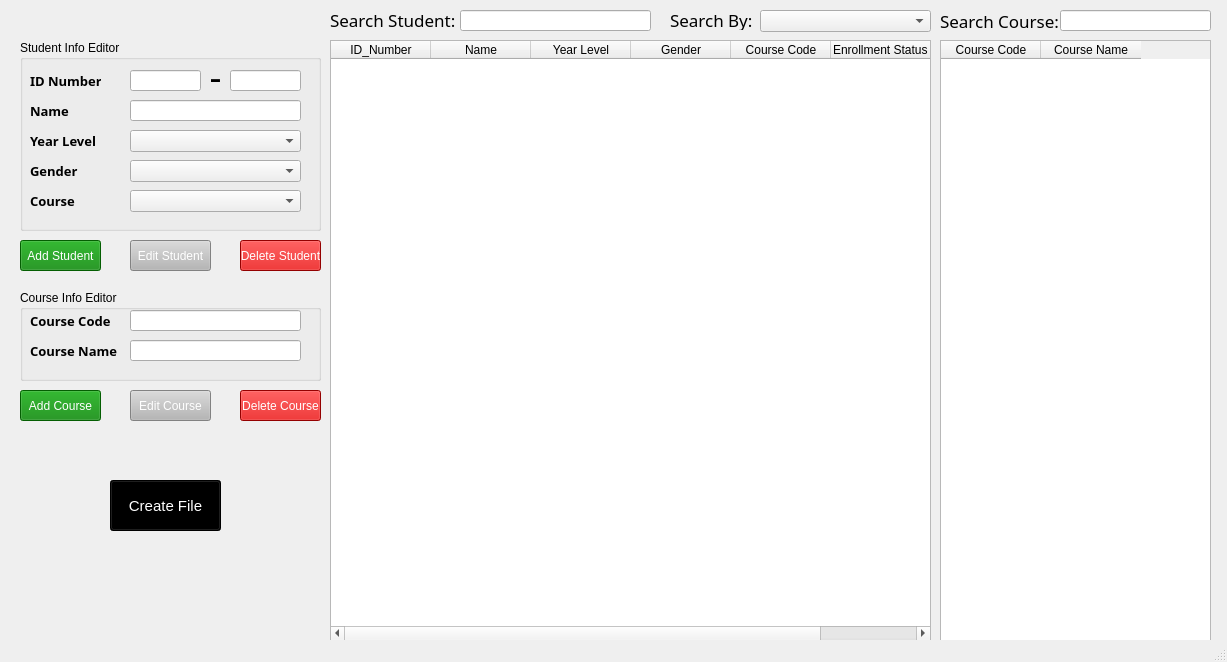
<?xml version="1.0" encoding="UTF-8"?>
<ui version="4.0">
 <class>MainWindow</class>
 <widget class="QMainWindow" name="MainWindow">
  <property name="geometry">
   <rect>
    <x>0</x>
    <y>0</y>
    <width>1227</width>
    <height>662</height>
   </rect>
  </property>
  <property name="windowTitle">
   <string>MainWindow</string>
  </property>
  <widget class="QWidget" name="centralwidget">
   <widget class="QGroupBox" name="studentInfoEditor">
    <property name="geometry">
     <rect>
      <x>20</x>
      <y>40</y>
      <width>301</width>
      <height>191</height>
     </rect>
    </property>
    <property name="title">
     <string>Student Info Editor</string>
    </property>
    <widget class="QLabel" name="idNumberLabel">
     <property name="enabled">
      <bool>true</bool>
     </property>
     <property name="geometry">
      <rect>
       <x>10</x>
       <y>30</y>
       <width>71</width>
       <height>21</height>
      </rect>
     </property>
     <property name="font">
      <font>
       <family>Ebrima</family>
       <pointsize>10</pointsize>
       <weight>75</weight>
       <bold>true</bold>
      </font>
     </property>
     <property name="mouseTracking">
      <bool>false</bool>
     </property>
     <property name="text">
      <string>ID Number</string>
     </property>
    </widget>
    <widget class="QLabel" name="nameLabel">
     <property name="enabled">
      <bool>true</bool>
     </property>
     <property name="geometry">
      <rect>
       <x>10</x>
       <y>60</y>
       <width>41</width>
       <height>21</height>
      </rect>
     </property>
     <property name="font">
      <font>
       <family>Ebrima</family>
       <pointsize>10</pointsize>
       <weight>75</weight>
       <bold>true</bold>
      </font>
     </property>
     <property name="mouseTracking">
      <bool>false</bool>
     </property>
     <property name="text">
      <string>Name</string>
     </property>
    </widget>
    <widget class="QLabel" name="yearLabel">
     <property name="enabled">
      <bool>true</bool>
     </property>
     <property name="geometry">
      <rect>
       <x>10</x>
       <y>90</y>
       <width>71</width>
       <height>21</height>
      </rect>
     </property>
     <property name="font">
      <font>
       <family>Ebrima</family>
       <pointsize>10</pointsize>
       <weight>75</weight>
       <bold>true</bold>
      </font>
     </property>
     <property name="mouseTracking">
      <bool>false</bool>
     </property>
     <property name="text">
      <string>Year Level</string>
     </property>
    </widget>
    <widget class="QLabel" name="coursePick">
     <property name="enabled">
      <bool>true</bool>
     </property>
     <property name="geometry">
      <rect>
       <x>10</x>
       <y>150</y>
       <width>81</width>
       <height>21</height>
      </rect>
     </property>
     <property name="font">
      <font>
       <family>Ebrima</family>
       <pointsize>10</pointsize>
       <weight>75</weight>
       <bold>true</bold>
      </font>
     </property>
     <property name="mouseTracking">
      <bool>false</bool>
     </property>
     <property name="text">
      <string>Course</string>
     </property>
    </widget>
    <widget class="QLabel" name="genderLabel">
     <property name="enabled">
      <bool>true</bool>
     </property>
     <property name="geometry">
      <rect>
       <x>10</x>
       <y>120</y>
       <width>51</width>
       <height>21</height>
      </rect>
     </property>
     <property name="font">
      <font>
       <family>Ebrima</family>
       <pointsize>10</pointsize>
       <weight>75</weight>
       <bold>true</bold>
      </font>
     </property>
     <property name="mouseTracking">
      <bool>false</bool>
     </property>
     <property name="text">
      <string>Gender</string>
     </property>
    </widget>
    <widget class="QLineEdit" name="idNumberInput">
     <property name="geometry">
      <rect>
       <x>110</x>
       <y>30</y>
       <width>71</width>
       <height>21</height>
      </rect>
     </property>
    </widget>
    <widget class="QLineEdit" name="nameInput">
     <property name="geometry">
      <rect>
       <x>110</x>
       <y>60</y>
       <width>171</width>
       <height>21</height>
      </rect>
     </property>
    </widget>
    <widget class="QComboBox" name="coursePicker">
     <property name="geometry">
      <rect>
       <x>110</x>
       <y>150</y>
       <width>171</width>
       <height>22</height>
      </rect>
     </property>
    </widget>
    <widget class="QComboBox" name="yearLevelPicker">
     <property name="geometry">
      <rect>
       <x>110</x>
       <y>90</y>
       <width>171</width>
       <height>22</height>
      </rect>
     </property>
    </widget>
    <widget class="QComboBox" name="genderPicker">
     <property name="geometry">
      <rect>
       <x>110</x>
       <y>120</y>
       <width>171</width>
       <height>22</height>
      </rect>
     </property>
    </widget>
    <widget class="QLineEdit" name="idNumberInput_2">
     <property name="geometry">
      <rect>
       <x>210</x>
       <y>30</y>
       <width>71</width>
       <height>21</height>
      </rect>
     </property>
    </widget>
    <widget class="QLabel" name="hypen">
     <property name="geometry">
      <rect>
       <x>180</x>
       <y>10</y>
       <width>31</width>
       <height>51</height>
      </rect>
     </property>
     <property name="font">
      <font>
       <family>Ebrima</family>
       <pointsize>28</pointsize>
      </font>
     </property>
     <property name="text">
      <string>&lt;html&gt;&lt;head/&gt;&lt;body&gt;&lt;p align=&quot;center&quot;&gt;-&lt;/p&gt;&lt;/body&gt;&lt;/html&gt;</string>
     </property>
    </widget>
   </widget>
   <widget class="QGroupBox" name="courseInfoEditor">
    <property name="geometry">
     <rect>
      <x>20</x>
      <y>290</y>
      <width>301</width>
      <height>91</height>
     </rect>
    </property>
    <property name="title">
     <string>Course Info Editor</string>
    </property>
    <widget class="QLabel" name="courseCodelabel">
     <property name="enabled">
      <bool>true</bool>
     </property>
     <property name="geometry">
      <rect>
       <x>10</x>
       <y>20</y>
       <width>81</width>
       <height>21</height>
      </rect>
     </property>
     <property name="font">
      <font>
       <family>Ebrima</family>
       <pointsize>10</pointsize>
       <weight>75</weight>
       <bold>true</bold>
      </font>
     </property>
     <property name="mouseTracking">
      <bool>false</bool>
     </property>
     <property name="text">
      <string>Course Code</string>
     </property>
    </widget>
    <widget class="QLabel" name="courseNamelabel">
     <property name="enabled">
      <bool>true</bool>
     </property>
     <property name="geometry">
      <rect>
       <x>10</x>
       <y>50</y>
       <width>91</width>
       <height>21</height>
      </rect>
     </property>
     <property name="font">
      <font>
       <family>Ebrima</family>
       <pointsize>10</pointsize>
       <weight>75</weight>
       <bold>true</bold>
      </font>
     </property>
     <property name="mouseTracking">
      <bool>false</bool>
     </property>
     <property name="text">
      <string>Course Name</string>
     </property>
    </widget>
    <widget class="QLineEdit" name="courseCodeInput">
     <property name="geometry">
      <rect>
       <x>110</x>
       <y>20</y>
       <width>171</width>
       <height>21</height>
      </rect>
     </property>
    </widget>
    <widget class="QLineEdit" name="courseNameInput">
     <property name="geometry">
      <rect>
       <x>110</x>
       <y>50</y>
       <width>171</width>
       <height>21</height>
      </rect>
     </property>
    </widget>
   </widget>
   <widget class="QPushButton" name="addStudent">
    <property name="geometry">
     <rect>
      <x>20</x>
      <y>240</y>
      <width>81</width>
      <height>31</height>
     </rect>
    </property>
    <property name="styleSheet">
     <string notr="true">background-color:rgb(5, 132, 3);
color: white;</string>
    </property>
    <property name="text">
     <string>Add Student</string>
    </property>
   </widget>
   <widget class="QPushButton" name="editStudent">
    <property name="geometry">
     <rect>
      <x>130</x>
      <y>240</y>
      <width>81</width>
      <height>31</height>
     </rect>
    </property>
    <property name="styleSheet">
     <string notr="true">background-color: rgb(182, 182, 182);
color: white;</string>
    </property>
    <property name="text">
     <string>Edit Student</string>
    </property>
   </widget>
   <widget class="QPushButton" name="deleteStudent">
    <property name="geometry">
     <rect>
      <x>240</x>
      <y>240</y>
      <width>81</width>
      <height>31</height>
     </rect>
    </property>
    <property name="styleSheet">
     <string notr="true">background-color:rgb(207, 0, 0);
color: white;
</string>
    </property>
    <property name="text">
     <string>Delete Student</string>
    </property>
   </widget>
   <widget class="QPushButton" name="addCourse">
    <property name="geometry">
     <rect>
      <x>20</x>
      <y>390</y>
      <width>81</width>
      <height>31</height>
     </rect>
    </property>
    <property name="styleSheet">
     <string notr="true">background-color:rgb(5, 132, 3);
color: white;</string>
    </property>
    <property name="text">
     <string>Add Course</string>
    </property>
   </widget>
   <widget class="QPushButton" name="deleteCourse">
    <property name="geometry">
     <rect>
      <x>240</x>
      <y>390</y>
      <width>81</width>
      <height>31</height>
     </rect>
    </property>
    <property name="styleSheet">
     <string notr="true">background-color:rgb(207, 0, 0);
color: white;
</string>
    </property>
    <property name="text">
     <string>Delete Course</string>
    </property>
   </widget>
   <widget class="QTableWidget" name="studentInfoDisplay">
    <property name="geometry">
     <rect>
      <x>330</x>
      <y>40</y>
      <width>601</width>
      <height>601</height>
     </rect>
    </property>
    <property name="styleSheet">
     <string notr="true"/>
    </property>
    <column>
     <property name="text">
      <string>ID_Number</string>
     </property>
     <property name="font">
      <font>
       <weight>50</weight>
       <bold>false</bold>
      </font>
     </property>
     <property name="background">
      <color>
       <red>0</red>
       <green>0</green>
       <blue>0</blue>
      </color>
     </property>
    </column>
    <column>
     <property name="text">
      <string>Name</string>
     </property>
    </column>
    <column>
     <property name="text">
      <string>Year Level</string>
     </property>
    </column>
    <column>
     <property name="text">
      <string>Gender</string>
     </property>
    </column>
    <column>
     <property name="text">
      <string>Course Code</string>
     </property>
    </column>
    <column>
     <property name="text">
      <string>Enrollment Status</string>
     </property>
     <property name="textAlignment">
      <set>AlignLeading|AlignVCenter</set>
     </property>
    </column>
   </widget>
   <widget class="QTableWidget" name="courseListDisplay">
    <property name="geometry">
     <rect>
      <x>940</x>
      <y>40</y>
      <width>271</width>
      <height>601</height>
     </rect>
    </property>
    <column>
     <property name="text">
      <string>Course Code</string>
     </property>
     <property name="textAlignment">
      <set>AlignCenter</set>
     </property>
    </column>
    <column>
     <property name="text">
      <string>Course Name</string>
     </property>
     <property name="textAlignment">
      <set>AlignCenter</set>
     </property>
    </column>
   </widget>
   <widget class="QLabel" name="studentLabel">
    <property name="geometry">
     <rect>
      <x>330</x>
      <y>10</y>
      <width>131</width>
      <height>20</height>
     </rect>
    </property>
    <property name="font">
     <font>
      <family>Ebrima</family>
      <pointsize>13</pointsize>
     </font>
    </property>
    <property name="text">
     <string>Search Student:</string>
    </property>
   </widget>
   <widget class="QLabel" name="courseLabel">
    <property name="geometry">
     <rect>
      <x>940</x>
      <y>10</y>
      <width>131</width>
      <height>21</height>
     </rect>
    </property>
    <property name="font">
     <font>
      <family>Ebrima</family>
      <pointsize>13</pointsize>
     </font>
    </property>
    <property name="text">
     <string>Search Course:</string>
    </property>
   </widget>
   <widget class="QPushButton" name="createCSV">
    <property name="geometry">
     <rect>
      <x>110</x>
      <y>480</y>
      <width>111</width>
      <height>51</height>
     </rect>
    </property>
    <property name="styleSheet">
     <string notr="true">background-color: black;
color: white;
font-size: 15px;</string>
    </property>
    <property name="text">
     <string>Create File</string>
    </property>
   </widget>
   <widget class="QLineEdit" name="searchStudent">
    <property name="geometry">
     <rect>
      <x>460</x>
      <y>10</y>
      <width>191</width>
      <height>21</height>
     </rect>
    </property>
    <property name="text">
     <string/>
    </property>
   </widget>
   <widget class="QLineEdit" name="searchCourse">
    <property name="geometry">
     <rect>
      <x>1060</x>
      <y>10</y>
      <width>151</width>
      <height>21</height>
     </rect>
    </property>
    <property name="text">
     <string/>
    </property>
   </widget>
   <widget class="QLabel" name="searchbyLabel">
    <property name="geometry">
     <rect>
      <x>670</x>
      <y>10</y>
      <width>131</width>
      <height>20</height>
     </rect>
    </property>
    <property name="font">
     <font>
      <family>Ebrima</family>
      <pointsize>13</pointsize>
     </font>
    </property>
    <property name="text">
     <string>Search By:</string>
    </property>
   </widget>
   <widget class="QComboBox" name="searchFilter">
    <property name="geometry">
     <rect>
      <x>760</x>
      <y>10</y>
      <width>171</width>
      <height>22</height>
     </rect>
    </property>
   </widget>
   <widget class="QPushButton" name="editCourse">
    <property name="geometry">
     <rect>
      <x>130</x>
      <y>390</y>
      <width>81</width>
      <height>31</height>
     </rect>
    </property>
    <property name="styleSheet">
     <string notr="true">background-color: rgb(182, 182, 182);
color: white;</string>
    </property>
    <property name="text">
     <string>Edit Course</string>
    </property>
   </widget>
  </widget>
  <widget class="QStatusBar" name="statusbar"/>
 </widget>
 <resources/>
 <connections/>
</ui>
